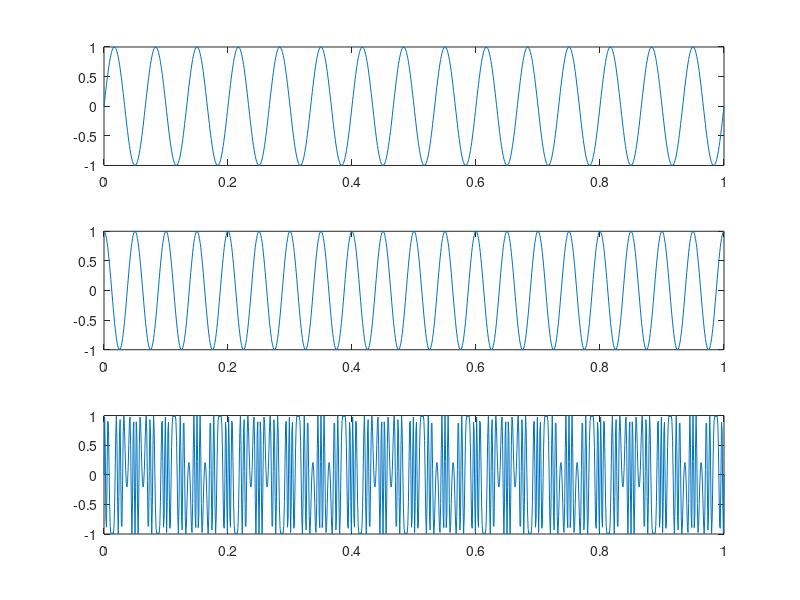

MATLAB code to generate this figure:
clc;
clear all;
close all;


car_amp=1;
msg_amp=1;
fc=15;
fm=20;
t=0:0.001:1;
msg=msg_amp*cos(2*pi*fm*t);
carrier=car_amp*sin(2*pi*fc*t);
modulation=10;

signal=car_amp.*sin(2*pi*fc*t + (modulation.*sin(2*pi*fm*t)));
%modulated_signal = carrier_amp .* sin(2*pi*carrier_frq*t + (modulation_index .* sin(2*pi*message_frq*t)));

subplot(3,1,2);
plot(t,msg);

subplot(3,1,1);
plot(t,carrier);

subplot(3,1,3);
plot(t,signal);

